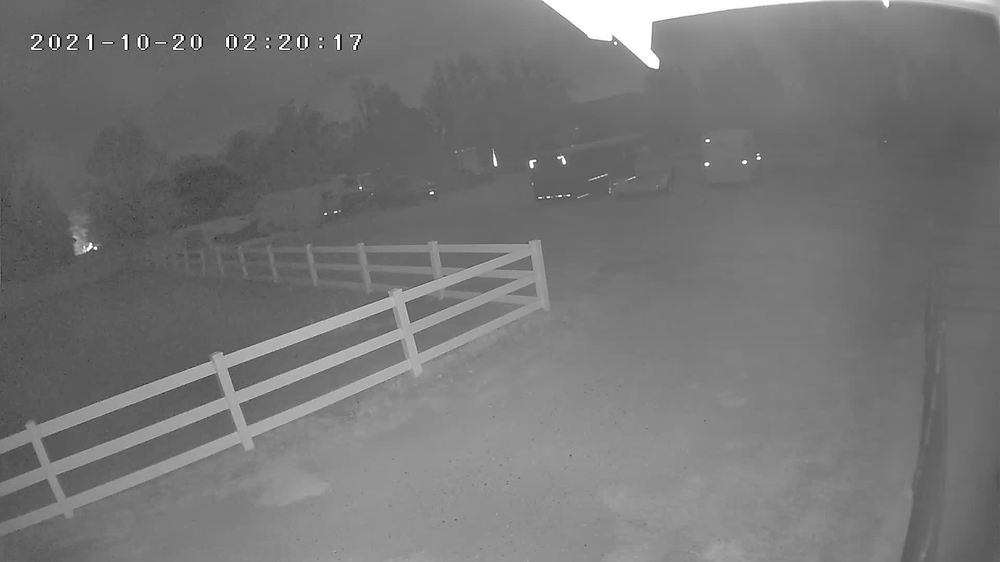
#> input picture test2.png, 1000 x 562 px, shrunk from 1920 x 1080 before the run, found by its file name
$ python rana.py
#> lines starting #> are read from the running program, lines starting #| are printed output that depends on the picture
import matplotlib.pyplot as plt
from PIL import Image

image_path = "D:/Desktop/assign/cv-mars-assign1/test2.png"
im = Image.open(image_path)
#> im is the input picture: PIL image 1000x562 RGB; min 0, max 255, mean 117.6
gray_scale = im.convert("L")
image_array = [[gray_scale.getpixel((i, j)) for j in range(im.size[1])] for i in range(im.size[0])]
#> image_array = 1000 items


def calculate_histogram(image_array):

    histogram = [0] * 256

    for i in range(len(image_array)):
        for j in range(len(image_array[0])):
            pixel_value = image_array[i][j]
            histogram[pixel_value] += 1

    return histogram


def calculate_cumulative_histogram(histogram):
    cumulative_histogram = [0] * len(histogram)
    cumulative_histogram[0] = histogram[0]

    for i in range(1, len(histogram)):
        cumulative_histogram[i] = cumulative_histogram[i - 1] + histogram[i]

    return cumulative_histogram


def get_color_at_percentage(cumulative_histogram, percentage):
    total_pixels = cumulative_histogram[-1]
    target_value = percentage * total_pixels / 100

    for i in range(len(cumulative_histogram)):
        if cumulative_histogram[i] >= target_value:
            lower_index = i
            break

    for i in range(len(cumulative_histogram) - 1, -1, -1):
        if cumulative_histogram[i] <= (total_pixels - target_value):
            upper_index = i
            break


    lower_intensity = lower_index
    upper_intensity = upper_index

    return lower_intensity, upper_intensity


#Calculate the histogram
histogram = calculate_histogram(image_array)
#> after the loop in calculate_histogram, `for i in range(len(image_array)):`: histogram = 256 values, max 15494 at index 100, min 1 at index 7, mean 2195.3
print("Histogram (1D array):", histogram)
#> (printed output is left out)

#Calculate the cumulative histogram
cumulative_histogram = calculate_cumulative_histogram(histogram)
#> in calculate_cumulative_histogram, `cumulative_histogram = [0] * len(histogram)`: cumulative_histogram = 256 values from 0 to 0
#> after the loop in calculate_cumulative_histogram, `for i in range(1, len(histogram)):`: cumulative_histogram = 256 values from 113 to 562000
#> cumulative_histogram = 256 values from 113 to 562000
print("Cumulative Histogram:", cumulative_histogram)
#> (printed output is left out)

#Calculate color intensity at a certain percentage
percentage = 5
lower_intensity, upper_intensity = get_color_at_percentage(cumulative_histogram, percentage)
#> in get_color_at_percentage, `total_pixels = cumulative_histogram[-1]`: total_pixels = 562000
#> in get_color_at_percentage, `target_value = percentage * total_pixels / 100`: target_value = 28100
#> the loop in get_color_at_percentage, `for i in range(len(cumulative_histogram)):` made 89 passes
#> lower_index on pass 89: 88
#> the loop in get_color_at_percentage, `for i in range(len(cumulative_histogram) - 1, -1, -1):` made 105 passes
#> upper_index on pass 105: 151
#> i on passes 1 to 6: 255, 254, 253, 252, 251, 250
#> in get_color_at_percentage, `lower_intensity = lower_index`: lower_intensity = 88
#> in get_color_at_percentage, `upper_intensity = upper_index`: upper_intensity = 151
#> lower_intensity = 88; upper_intensity = 151
print(f"Color Intensity at {percentage}%: {lower_intensity} (5%) and {upper_intensity} (95%)")
#| Color Intensity at 5%: 88 (5%) and 151 (95%)

#Plot the histogram
plt.figure(figsize=(8, 6))
plt.bar(range(256), histogram, width=1.0, color='gray')
plt.title('Histogram')
plt.xlabel('Pixel Value')
plt.ylabel('Frequency')
plt.show()
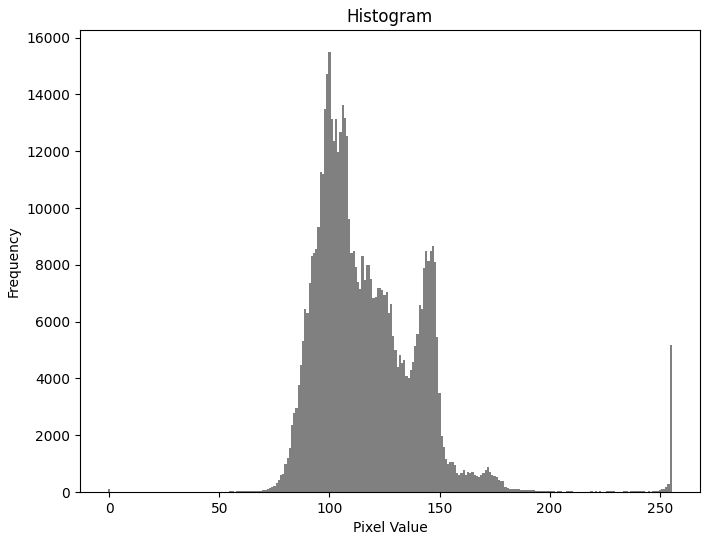
#> figure drawn by matplotlib, 1 panel; tallest bar 15494 high, from x = 99.5 to 100.5

# Plot the cumulative histogram
plt.figure(figsize=(8, 6))
plt.plot(range(256), cumulative_histogram, color='black')
plt.title('Cumulative Histogram')
plt.xlabel('Pixel Value')
plt.ylabel('Cumulative Frequency')
plt.show()
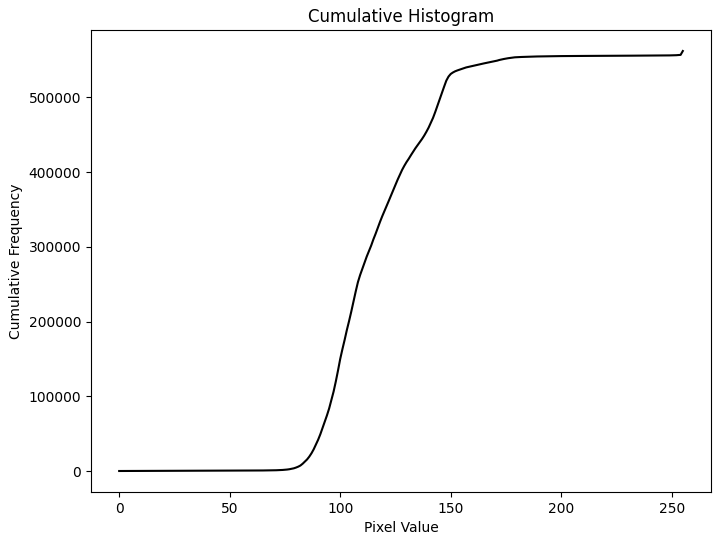
#> figure drawn by matplotlib, 1 panel; curve peaks at x = 255, y = 562000

# Plot the grayscale image
plt.figure(figsize=(8, 6))
plt.imshow(gray_scale, cmap="gray")
plt.title('Grayscale Image')
plt.axis('off')
plt.show()

$ run again, with test1.png copied over test2.png
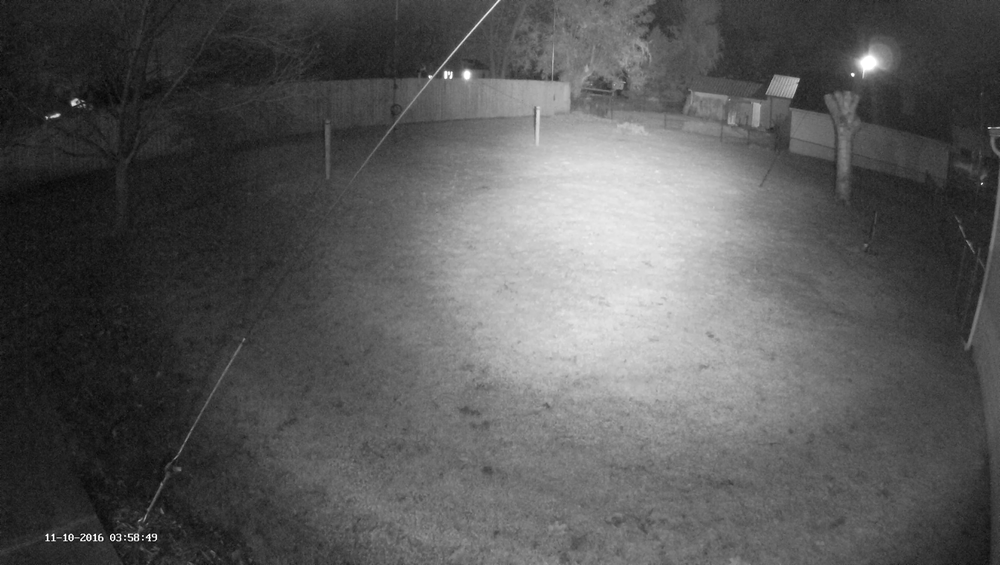
#> input picture test1.png, 1000 x 565 px, shrunk from 2688 x 1520 before the run, found by its file name
#> im is the input picture: PIL image 1000x565 L; min 0, max 255, mean 88.2
#> image_array = 1000 items
#> after the loop in calculate_histogram, `for i in range(len(image_array)):`: histogram = 256 values, max 6483 at index 32, min 0 at index 1, mean 2207
#> (printed output is left out)
#> in calculate_cumulative_histogram, `cumulative_histogram = [0] * len(histogram)`: cumulative_histogram = 256 values from 0 to 0
#> after the loop in calculate_cumulative_histogram, `for i in range(1, len(histogram)):`: cumulative_histogram = 256 values from 5 to 565000
#> (printed output is left out)
#> total_pixels = 565000
#> target_value = 28250
#> the loop in get_color_at_percentage, `for i in range(len(cumulative_histogram)):` made 27 passes
#> lower_index on pass 27: 26
#> the loop in get_color_at_percentage, `for i in range(len(cumulative_histogram) - 1, -1, -1):` made 56 passes
#> (i, upper_index) on pass 56: (200, 200)
#> in get_color_at_percentage, `lower_intensity = lower_index`: lower_intensity = 26
#> in get_color_at_percentage, `upper_intensity = upper_index`: upper_intensity = 200
#> `lower_intensity, upper_intensity = get_color_at_percentage(cumulative_..`: lower_intensity = 26; upper_intensity = 200
#| Color Intensity at 5%: 26 (5%) and 200 (95%)
#> `plt.show()`:
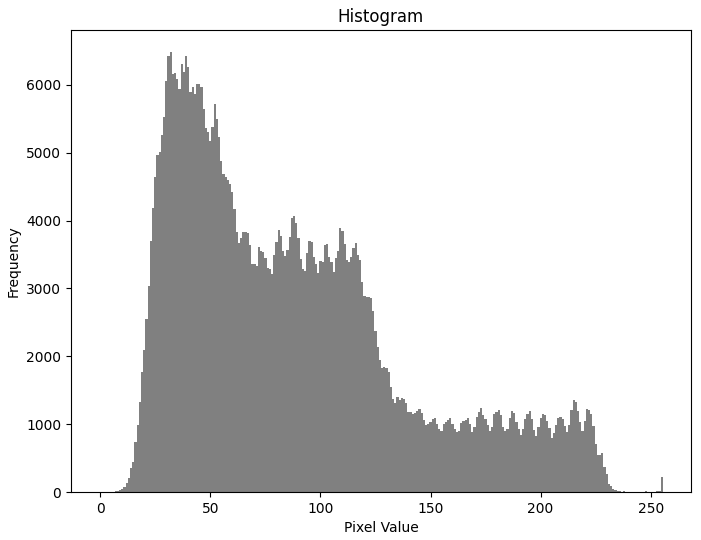
#> figure drawn by matplotlib, 1 panel; tallest bar 6483 high, from x = 31.5 to 32.5
#> `plt.show()`:
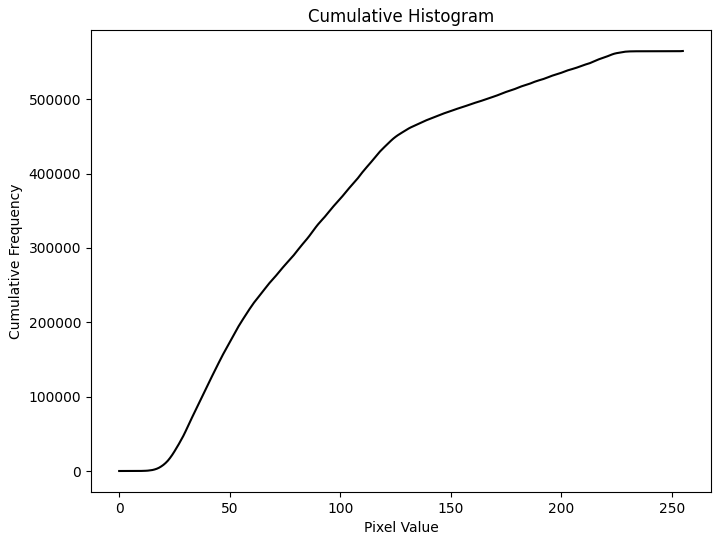
#> figure drawn by matplotlib, 1 panel; curve peaks at x = 255, y = 565000
